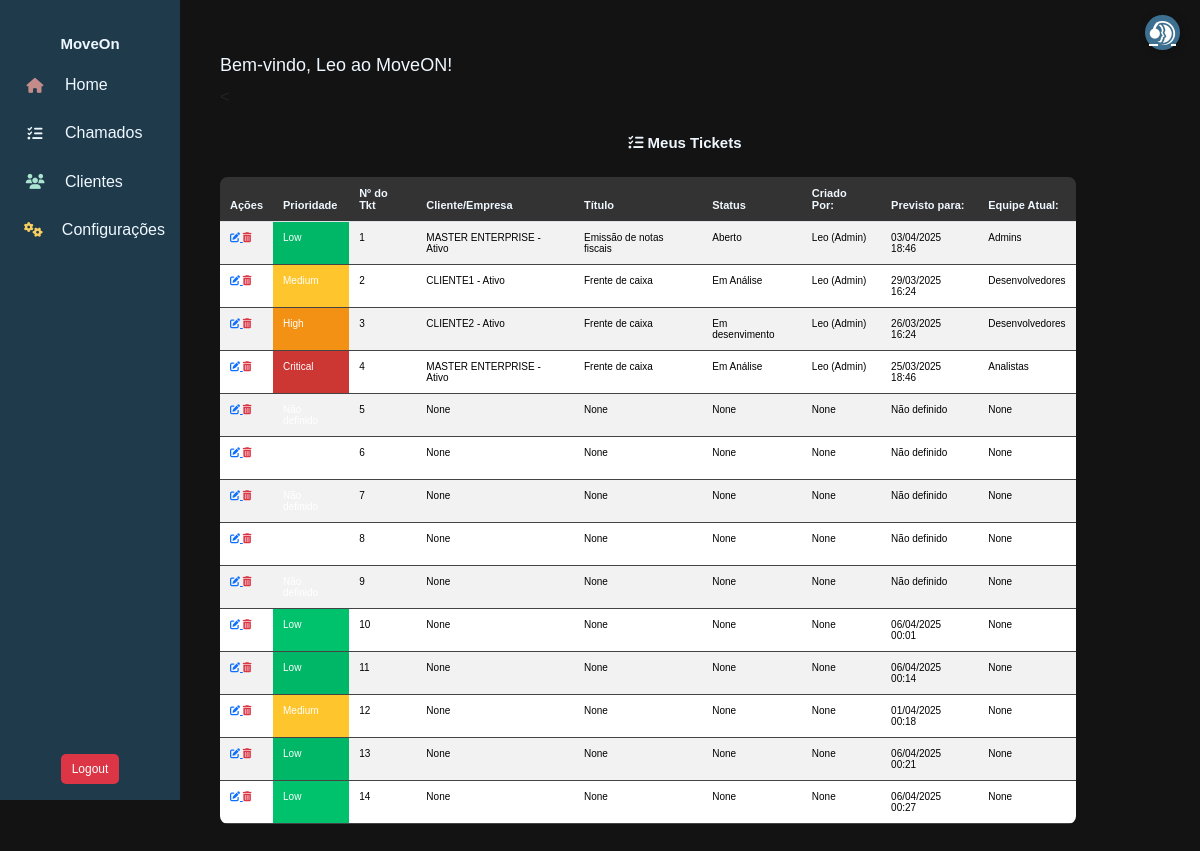
The app's page /move/tickets/list (signed in), older data.
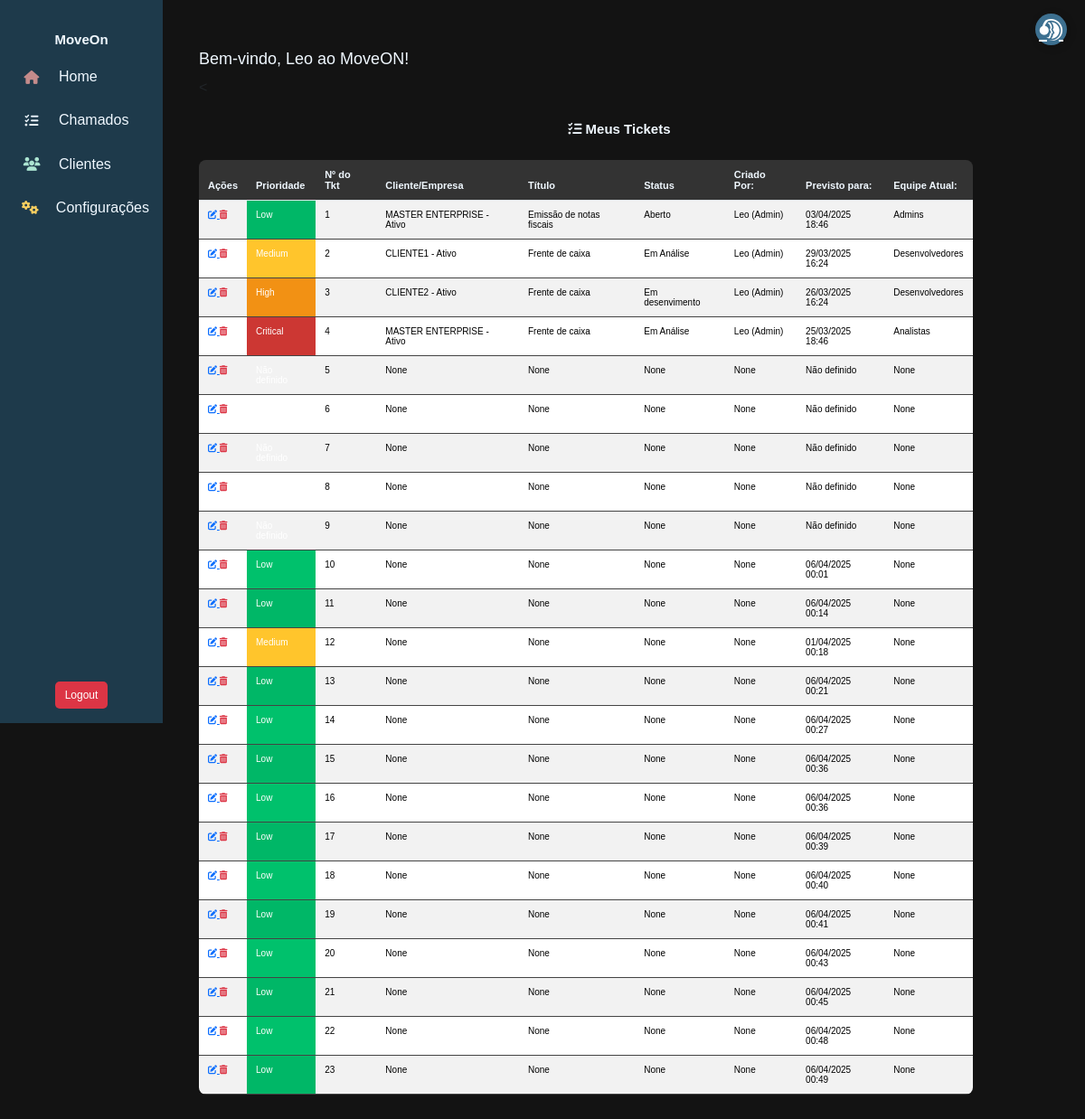
The same page, newer data.
### move_on/models.py (models this page shows, shortened)
class Ticket(models.Model):
    client = models.ForeignKey(Profile, on_delete=models.PROTECT, related_name="tickets", null=True, blank=True)
    created_by = models.ForeignKey(User, on_delete=models.CASCADE, related_name="created_tickets", null=True, blank=True)
    assigned_team = models.ForeignKey(Team, on_delete=models.SET_NULL, null=True, blank=True, related_name="tickets")
    sla = models.ForeignKey(SLA, on_delete=models.SET_NULL, null=True, blank=True)
    title = models.CharField("Título", max_length=255, null=True, blank=True)
    description = models.TextField("Descrição", null=True, blank=True)
    status = models.ForeignKey(TicketStatus, on_delete=models.SET_NULL, null=True, blank=True)
    created_at = models.DateTimeField("Criado em", auto_now_add=True)
    updated_at = models.DateTimeField("Atualizado em", auto_now=True)
    due_date = models.DateTimeField("Previsão", null=True, blank=True)
    category = models.ForeignKey(Category, on_delete=models.CASCADE, blank=True, null=True)
    class Meta:
        db_table = "tickets"

class SLA(models.Model):
    priority = models.CharField("Prioridade",max_length=10, choices=SLAPriority.choices)
    response_time = models.IntegerField("Tempo de Resposta (dias)")
    resolution_time = models.IntegerField("Tempo de Resolução (dias)")
    class Meta:
        db_table = "sla"

class Profile(models.Model):
    name = models.CharField("Nome da Empresa", max_length=150)
    document = models.CharField("CPF/CNPJ", max_length=18, unique=True)
    email = models.EmailField("E-mail", unique=True)
    phone = models.CharField("Telefone", max_length=20, blank=True, null=True)
    active = models.BooleanField("Ativo?", default=True)
    created_at = models.DateTimeField("Criado em", auto_now_add=True)
    class Meta:
        db_table = "profiles"
    def __str__(self):
        return f"{self.name} - {'Ativo' if self.active else 'Inativo'}"

class TicketStatus(models.Model):
    name = models.CharField("Status", max_length=50, unique=True)
    class Meta:
        db_table = "ticket_status"
    def __str__(self):
        return self.name

class User(AbstractUser):
    client = models.ForeignKey(Profile, on_delete=models.CASCADE, related_name="users", null=True, blank=True, db_column='client')
    role = models.ForeignKey(Role, on_delete=models.SET_NULL, null=True, blank=True, db_column='role')
    groups = models.ManyToManyField(
        'auth.Group',
        related_name='move_on_users',
        blank=True
    )
    user_permissions = models.ManyToManyField(
        'auth.Permission',
        related_name='move_on_users',
        blank=True
    )
    class Meta:
        db_table = "users"
    def __str__(self):
        return f"{self.username} ({self.role})" if self.role else self.username

class Role(models.Model):
    name = models.CharField("Nome do Papel", max_length=50, unique=True)
    description = models.TextField("Descrição", blank=True, null=True)
    class Meta:
        db_table = "roles"
    def __str__(self):
        return self.name

class Team(models.Model):
    client = models.ForeignKey(Profile, on_delete=models.CASCADE, related_name="teams", blank=True, null=True)
    name = models.CharField("Nome da Equipe", max_length=150)
    roles = models.ManyToManyField(Role, related_name="teams", blank=True)
    members = models.ManyToManyField(User, related_name="teams", blank=True)
    class Meta:
        db_table = "teams"
    def __str__(self):
        return f"{self.name}"

### move_on/views.py (the view)
# urls.py: path('tickets/list',TicketListView.as_view(), name="ticket_list"),
class TicketListView(LoginRequiredMixin,ListView):
    model = Ticket
    template_name = 'tickets/ticket_list.html'
    context_object_name = 'tickets'

### move_on/templatetags/custom_filters.py (called while the page is built)
@register.filter
def get_color(value):
    if value == 'low':
        return '#00c16c'
    elif value == 'medium':
        return '#ffc52c'
    elif value == 'high':
        return '#ff9915'
    elif value == 'critical':
        return '#CC3733'
    return 'gray'  # Valor padrão, caso não tenha correspondência

### move_on/templates/Tickets/ticket_list.html (shortened to what this page needs)
{% extends "Menu/menu.html" %}
{% block content %}
{% load custom_filters %}
<h4 style="margin: 25px; text-align: center">
  <i class="fas fa-tasks"></i> Meus Tickets
</h4>
<div class="table-responsive">
  <table class="table table-sm table-striped" id="ticketTable">
    <thead class="text-center">
      <tr>
        <th>Ações</th>
        <th>Prioridade</th>
        <th>Nº do Tkt</th>
        <th>Cliente/Empresa</th>
        <th>Título</th>
        <th>Status</th>
        <th>Criado Por:</th>
        <th>Previsto para:</th>
        <th>Equipe Atual:</th>
      </tr>
    </thead>
    <tbody>
      {% for ticket in tickets %}
      <tr>
        <td>
          <a href="{% url 'ticket_update' ticket.id %}">
            <i class="fas fa-edit" aria-placeholder="Editar" tooltip="Editar"></i>
          </a>
          <a class="text-danger" href="{% url 'ticket_delete' ticket.id %}">
            <i class="fas fa-trash-alt" aria-placeholder="Deletar" tooltip="Deletar"></i>
          </a>
        </td>
        <td
          style="background-color: {% if ticket.sla %}{{ ticket.sla.priority|get_color }}{% else %}#FFFFFF{% endif %}; color: white;">
          {% if ticket.sla %}
          {{ ticket.sla.get_priority_display }}
          {% else %}
          Não definido
          {% endif %}
        </td>
        <td>{{ ticket.id }}</td>
        <td>{{ ticket.client }}</td>
        <td>{{ ticket.title }}</td>
        <td>{{ ticket.status }}</td>
        <td>{{ ticket.created_by }}</td>
        <td>
          {% if ticket.due_date %}
          {{ ticket.due_date|date:" d/m/Y H:i" }} {% else %} Não definido {% endif %} </td>
        <td>{{ ticket.assigned_team }}</td>
      </tr>
      {% empty %}
      <tr>
        <td colspan="9" class="text-center">Nenhum ticket encontrado.</td>
      </tr>
      {% endfor %}
    </tbody>
  </table>
</div>
{% endblock %}

Row changes from the older to the newer data that the page shows:
added Ticket: sla.priority "Low", id "15", client "None", title "None", status "None", created_by "None", due_date "06/04/2025 00:36", assigned_team "None"
added Ticket: sla.priority "Low", id "16", client "None", title "None", status "None", created_by "None", due_date "06/04/2025 00:36", assigned_team "None"
added Ticket: sla.priority "Low", id "17", client "None", title "None", status "None", created_by "None", due_date "06/04/2025 00:39", assigned_team "None"
added Ticket: sla.priority "Low", id "18", client "None", title "None", status "None", created_by "None", due_date "06/04/2025 00:40", assigned_team "None"
added Ticket: sla.priority "Low", id "19", client "None", title "None", status "None", created_by "None", due_date "06/04/2025 00:41", assigned_team "None"
added Ticket: sla.priority "Low", id "20", client "None", title "None", status "None", created_by "None", due_date "06/04/2025 00:43", assigned_team "None"
added Ticket: sla.priority "Low", id "21", client "None", title "None", status "None", created_by "None", due_date "06/04/2025 00:45", assigned_team "None"
added Ticket: sla.priority "Low", id "22", client "None", title "None", status "None", created_by "None", due_date "06/04/2025 00:48", assigned_team "None"
added Ticket: sla.priority "Low", id "23", client "None", title "None", status "None", created_by "None", due_date "06/04/2025 00:49", assigned_team "None"
